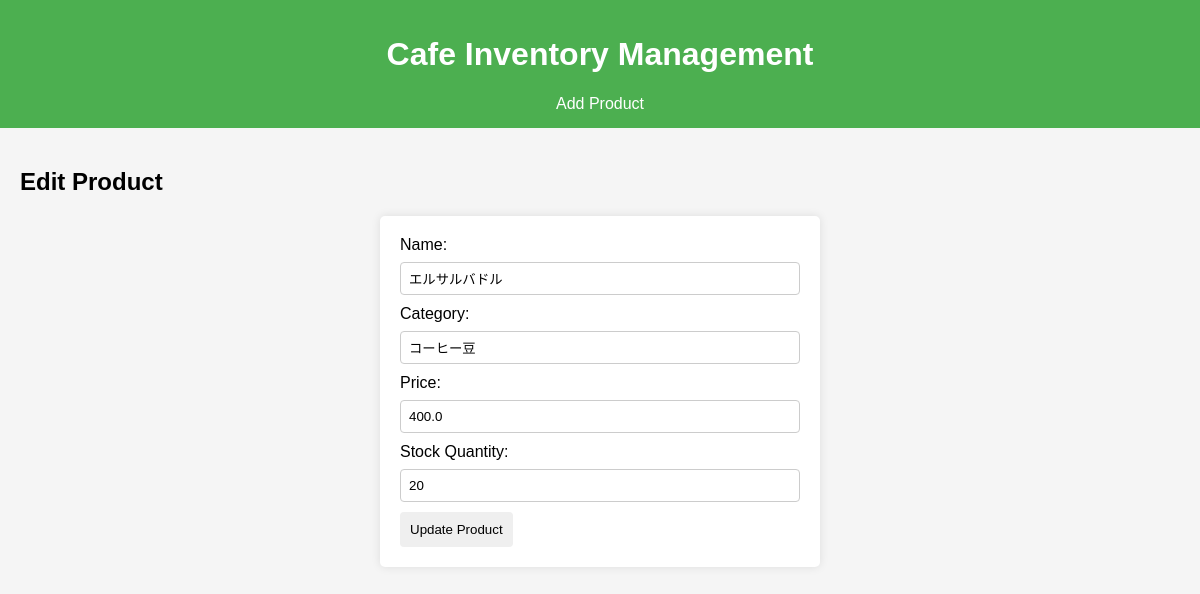
The app's page /edit_product/9 with its own data.
### tables this page shows
CREATE TABLE PRODUCTS (
    product_id INTEGER PRIMARY KEY,
    name TEXT NOT NULL,
    category TEXT NOT NULL,
    price REAL NOT NULL,
    stock_quantity INTEGER NOT NULL
);

### app.py (the view, shortened to what this page needs)
@app.route('/edit_product/<int:product_id>', methods=['GET', 'POST'])
def edit_product(product_id):
    conn = get_db()
    cursor = conn.cursor()
    cursor.execute("SELECT * FROM PRODUCTS WHERE product_id = ?", (product_id,))
    product = cursor.fetchone()
    conn.close()
    return render_template('edit_product.html', product=product)

### app.py (called while the page is built)
def get_db():
    conn = sqlite3.connect(DATABASE)
    conn.row_factory = sqlite3.Row
    return conn

### templates/edit_product.html
{% extends 'base.html' %}
{% block content %}
<h2>Edit Product</h2>
<form method="post">
    <label for="name">Name:</label>
    <input type="text" id="name" name="name" value="{{ product.name }}" required>
    <label for="category">Category:</label>
    <input type="text" id="category" name="category" value="{{ product.category }}" required>
    <label for="price">Price:</label>
    <input type="number" step="0.01" id="price" name="price" value="{{ product.price }}" required>
    <label for="stock_quantity">Stock Quantity:</label>
    <input type="number" id="stock_quantity" name="stock_quantity" value="{{ product.stock_quantity }}" required>
    <button type="submit">Update Product</button>
</form>
{% endblock %}

### static/styles.css (style rules this page uses)
body { font-family: Arial, sans-serif; background-color: #f5f5f5; margin: 0; padding: 0; }
form { background-color: white; padding: 20px; border-radius: 5px; box-shadow: 0 0 10px rgba(0,0,0,0.1); max-width: 400px; margin: 0 auto; }
label { display: block; margin-bottom: 8px; }
input { width: 100%; padding: 8px; margin-bottom: 10px; border: 1px solid #ccc; border-radius: 4px; box-sizing: border-box; }
button { padding: 10px; border: none; border-radius: 4px; cursor: pointer; }

### records on screen
PRODUCTS: name "エルサルバドル", category "コーヒー豆", price "400.0", stock_quantity "20"
